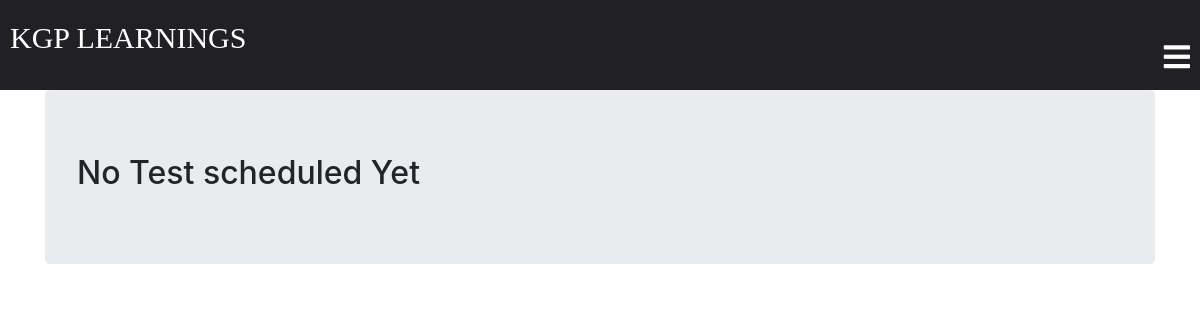
The page /classroom/class_classTest/ (signed in) on the database as committed earlier.
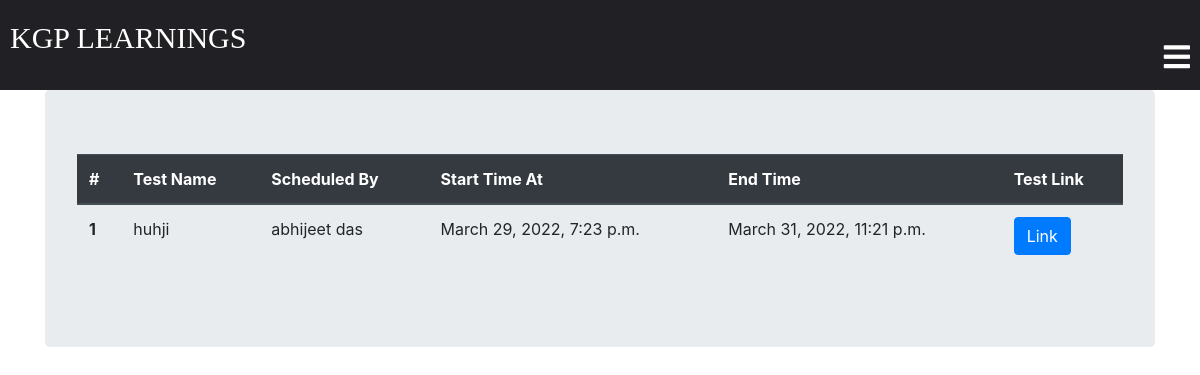
The same page on the database as committed later.
### classroom/models.py (models this page shows, shortened)
class ClassTest(models.Model):
    student = models.ManyToManyField(Student, related_name='student_ClassTest')
    teacher = models.ForeignKey(
        Teacher, related_name='teacher_ClassTest', on_delete=models.CASCADE, default=None)
    Testlink = models.CharField(max_length=250)
    TestName = models.CharField(max_length=250)
    StartTime = models.DateTimeField(auto_now=False, null=True)
    EndTime = models.DateTimeField(auto_now=False, null=True)
    created_at = models.DateTimeField(auto_now=True)
    class Meta:
        ordering = ['-created_at']

class Teacher(models.Model):
    user = models.OneToOneField(
        User, on_delete=models.CASCADE, primary_key=True, related_name='Teacher')
    teacher_profile_pic = models.ImageField(
        upload_to="classroom/teacher_profile_pic", blank=True)
    subject_name = models.CharField(max_length=250)
    email = models.EmailField(max_length=254)
    name = models.CharField(max_length=250)
    class_students = models.ManyToManyField(Student, through="StudentsInClass")
    phone = models.IntegerField()
    def __str__(self):
        return self.name

### classroom/views.py (the view)
# urls.py: path('class_classTest/',views.class_classTest,name="class_classTest"),
@login_required
def class_classTest(request):
    template = "classroom/class_classTest.html"
    currentDateTime = datetime.datetime.now()
    student = request.user.Student
    return render(request, template, {'student': student, 'currentDateTime': currentDateTime})

### template/classroom/class_classTest.html (shortened to what this page needs)
{% extends 'classroom/base.html' %}
{% block content %}
<div class="container">
  <div class="jumbotron">
    {% if student.student_ClassTest.count == 0 %}
    <h2>No Test scheduled Yet</h2>
    {% else %}
    <table class="table">
      <thead class="thead-dark">
        <tr>
          <th scope="col">#</th>
          <th scope="col">Test Name</th>
          <th scope="col">Scheduled By</th>
          <th scope="col">Start Time At</th>
          <th scope="col">End Time</th>
          <th scope="col">Test Link</th>
        </tr>
      </thead>
      <tbody>
        {% for test in student.student_ClassTest.all %}
          <tr>
            <th scope="row">{{ forloop.counter }}</th>
            <td>{{ test.TestName }}</td>
            <td>{{ test.teacher }}</td>
            <td>{{ test.StartTime }}</td>
            <td>{{ test.EndTime }}</td>
            <td><a href="{{ test.Testlink }}" target="_blank"class="btn btn-primary">Link</a></td>
          </tr>
          {% endfor %}
      </tbody>
    </table>
    {% endif %}
  </div>
</div>
{% endblock %}

Rows that differ between the two databases and show on the page:
added ClassTest: TestName "huhji", teacher "abhijeet das", StartTime "March 29, 2022, 7:23 p.m.", EndTime "March 31, 2022, 11:21 p.m."
Other text that changed with them:
text no longer shown: "No Test scheduled Yet"
text now shown: "# Test Name Scheduled By Start Time At End Time Test Link"
